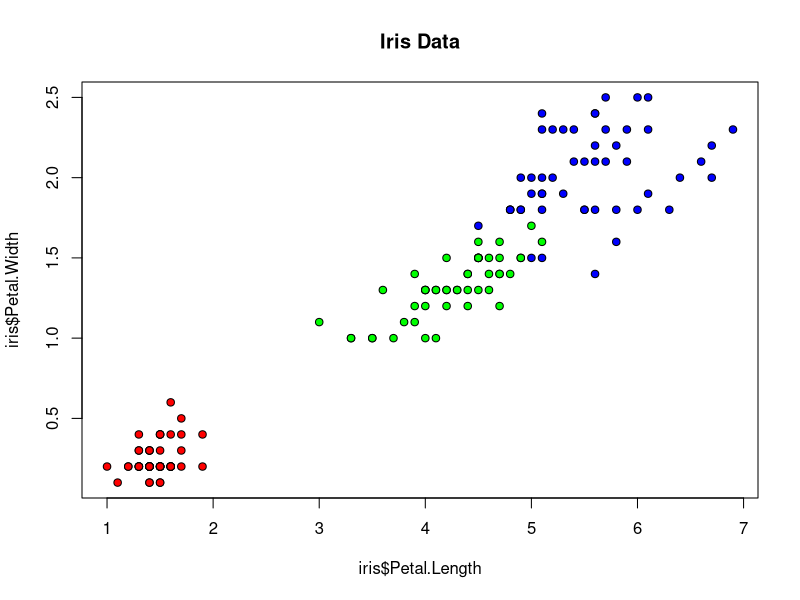
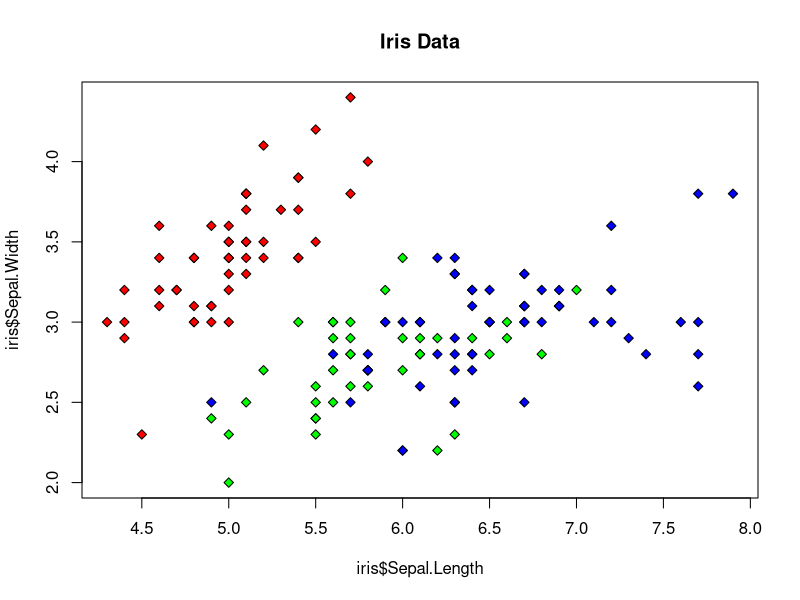
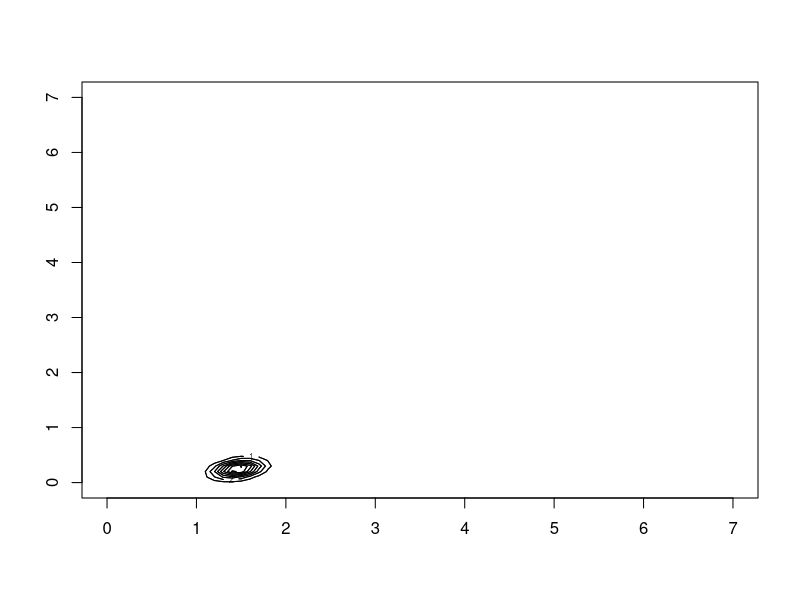
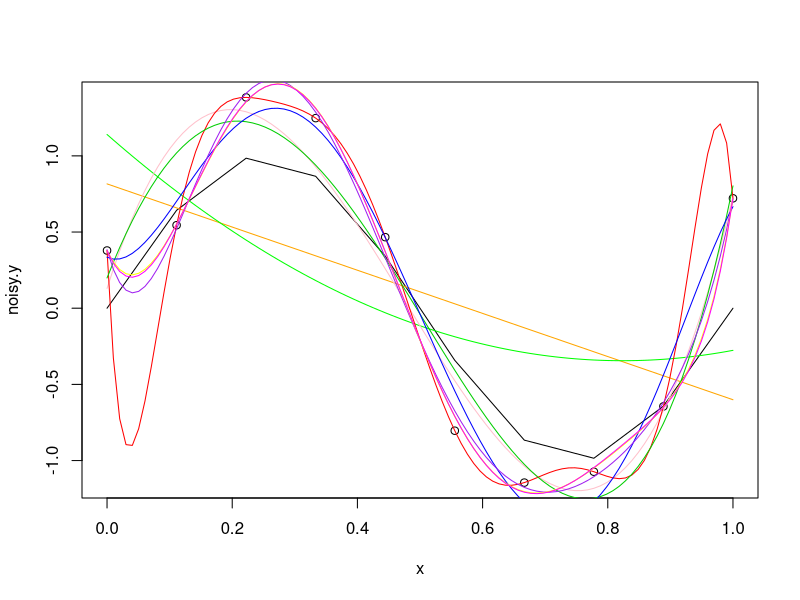
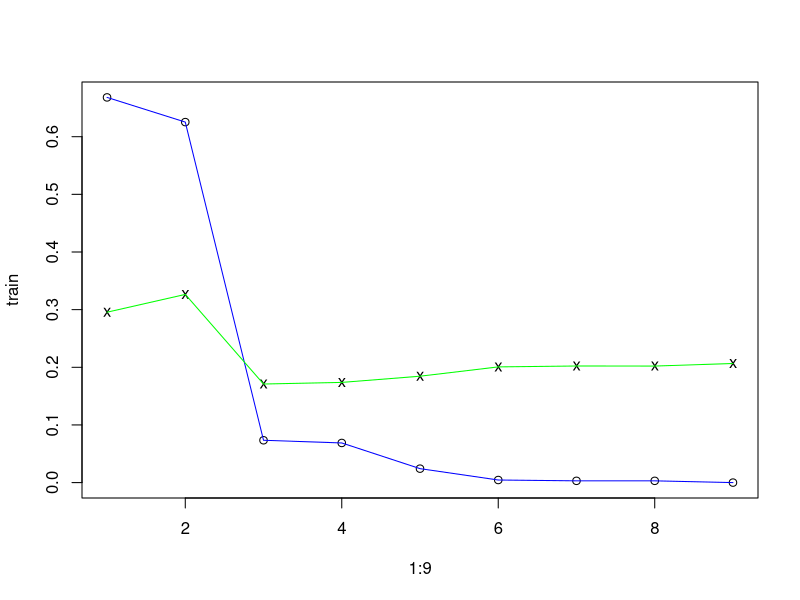

Write the R code that produced these figures, in order.
#mean
setosa_mean_1 <- c(mean(iris $ Sepal.Length[iris$Species=="setosa"]),mean(iris $ Sepal.Width[iris$Species=="setosa"]),mean(iris $ Petal.Length[iris$Species=="setosa"]),mean(iris $ Petal.Width[iris$Species=="setosa"]))
setosa_mean_1

virginica_mean_1 <- c(mean(iris $ Sepal.Length[iris$Species=="virginica"]),mean(iris $ Sepal.Width[iris$Species=="virginica"]),mean(iris $ Petal.Length[iris$Species=="virginica"]),mean(iris $ Petal.Width[iris$Species=="virginica"]))
virginica_mean_1

versicolor_mean_1 <- c(mean(iris $ Sepal.Length[iris$Species=="versicolor"]),mean(iris $ Sepal.Width[iris$Species=="versicolor"]),mean(iris $ Petal.Length[iris$Species=="versicolor"]),mean(iris $ Petal.Width[iris$Species=="versicolor"]))
versicolor_mean_1

setosa_data <- matrix(c(iris $ Sepal.Length[iris$Species=="setosa"],iris $ Sepal.Width[iris$Species=="setosa"],iris $ Petal.Length[iris$Species=="setosa"],iris $ Petal.Width[iris$Species=="setosa"]),ncol=4)
setosa_data

setosa_mean_petal <- c(mean(iris $ Petal.Length[iris$Species=="setosa"]),mean(iris $ Petal.Width[iris$Species=="setosa"]))
setosa_mean_petal

virginica_mean_petal <- c(mean(iris $ Petal.Length[iris$Species=="virginica"]),mean(iris $ Petal.Width[iris$Species=="virginica"]))
virginica_mean_petal

versicolor_mean_petal <- c(mean(iris $ Petal.Length[iris$Species=="versicolor"]),mean(iris $ Petal.Width[iris$Species=="versicolor"]))
versicolor_mean_petal


#covariance
cov_setosa<-cov(setosa_data)

virginica_data <- matrix(c(iris $ Sepal.Length[iris$Species=="virginica"],iris $ Sepal.Width[iris$Species=="virginica"],iris $ Petal.Length[iris$Species=="virginica"],iris $ Petal.Width[iris$Species=="virginica"]),ncol=4)
virginica_data
cov(virginica_data)

versicolor_data <- matrix(c(iris $ Sepal.Length[iris$Species=="versicolor"],iris $ Sepal.Width[iris$Species=="versicolor"],iris $ Petal.Length[iris$Species=="versicolor"],iris $ Petal.Width[iris$Species=="versicolor"]),ncol=4)
versicolor_data
cov(versicolor_data)

#subset
setosa_data_subset <- matrix(c(iris $ Petal.Length[iris$Species=="setosa"],iris $ Petal.Width[iris$Species=="setosa"]),ncol=2)
cov_setosa_petal <- cov(setosa_data_subset)

virginica_data_subset <- matrix(c(iris $ Petal.Length[iris$Species=="virginica"],iris $ Petal.Width[iris$Species=="virginica"]),ncol=2)
cov_virginica_petal <- cov(virginica_data_subset)

versicolor_data_subset <- matrix(c(iris $ Petal.Length[iris$Species=="versicolor"],iris $ Petal.Width[iris$Species=="versicolor"]),ncol=2)
cov_versicolor_petal <- cov(versicolor_data_subset)

#plot
plot(iris$Petal.Length,iris$Petal.Width,pch=21,bg=c("red","green","blue")[unclass(iris$Species)],main="Iris Data")
plot(iris$Sepal.Length,iris$Sepal.Width,pch=23,bg=c("red","green","blue")[unclass(iris$Species)],main="Iris Data")

#gaussian
x <-seq(0,7,0.1)
y <-seq(0,7,0.1)
gaussian_contour <-matrix(NA,nrow=length(x),ncol=length(y))
for(i in 1:length(x)){ for (j in 1:length(y)){ gaussian_contour[i,j]=1/(2*pi*sqrt(det(cov_setosa_petal)))*exp(-0.5*(t(c(x[i],x[j])-setosa_mean_petal)%*%(solve(cov_setosa_petal))%*%(c(x[i],y[j])-setosa_mean_petal)))    }  }
contour(x,y,gaussian_contour)
contour(x,y,gaussian_contour,add=TRUE)

x<-seq(0,1,length=10)
y<-sin(2*pi*x)
set.seed(0)
noisy.y <-y+rnorm(10,sd=0.3)
plot(x,noisy.y)
lines(x,y)

lm9=lm(noisy.y~x+I(x^2)+I(x^3)+I(x^4)+I(x^5)+I(x^6)+I(x^7)+I(x^8)+I(x^9))
coef(lm9)
summary(lm9)

lm8=lm(noisy.y~x+I(x^2)+I(x^3)+I(x^4)+I(x^5)+I(x^6)+I(x^7)+I(x^8))
coef(lm8)
summary(lm8)

lm7=lm(noisy.y~x+I(x^2)+I(x^3)+I(x^4)+I(x^5)+I(x^6)+I(x^7))
coef(lm7)
summary(lm7)

lm6=lm(noisy.y~x+I(x^2)+I(x^3)+I(x^4)+I(x^5)+I(x^6))
coef(lm6)
summary(lm6)

lm5=lm(noisy.y~x+I(x^2)+I(x^3)+I(x^4)+I(x^5))
coef(lm5)
summary(lm5)

lm4=lm(noisy.y~x+I(x^2)+I(x^3)+I(x^4))
coef(lm4)
summary(lm4)

lm3=lm(noisy.y~x+I(x^2)+I(x^3))
coef(lm3)
summary(lm3)

lm2=lm(noisy.y~x+I(x^2))
coef(lm2)
summary(lm2)

lm1=lm(noisy.y~x)
coef(lm1)
summary(lm1)

xplot<-seq(0,1,length=100)
ypredict1<-predict(lm1,newdata=data.frame(x=xplot))
lines(xplot,ypredict1,col="orange")

xplot<-seq(0,1,length=100)
ypredict1<-predict(lm2,newdata=data.frame(x=xplot))
lines(xplot,ypredict1,col="green")

xplot<-seq(0,1,length=100)
ypredict1<-predict(lm3,newdata=data.frame(x=xplot))
lines(xplot,ypredict1,col="pink")

xplot<-seq(0,1,length=100)
ypredict1<-predict(lm9,newdata=data.frame(x=xplot))
lines(xplot,ypredict1,col="red")

xplot<-seq(0,1,length=100)
ypredict1<-predict(lm4,newdata=data.frame(x=xplot))
lines(xplot,ypredict1,col="green3")

xplot<-seq(0,1,length=100)
ypredict1<-predict(lm5,newdata=data.frame(x=xplot))
lines(xplot,ypredict1,col="blue")

xplot<-seq(0,1,length=100)
ypredict1<-predict(lm6,newdata=data.frame(x=xplot))
lines(xplot,ypredict1,col="purple")

xplot<-seq(0,1,length=100)
ypredict1<-predict(lm7,newdata=data.frame(x=xplot))
lines(xplot,ypredict1,col="yellow")

xplot<-seq(0,1,length=100)
ypredict1<-predict(lm8,newdata=data.frame(x=xplot))
lines(xplot,ypredict1,col="magenta")

lms=list(lm1,lm2,lm3,lm4,lm5,lm6,lm7,lm8,lm9)
train=test=rep(0,9)
noisy.y <-y+rnorm(100,sd=0.3)

for(i in 1:9)
{
  train[i]=var(lms[i][[1]]$residual)
}

for(j in 1:9)
{
  test[j]=(1/100)*sum((noisy.y-predict(lms[j][[1]],newdata=data.frame(xplot)))^2)
}

plot(1:9,train)
points(1:9,test,pch="x")
lines(1:9,train,col="blue")
lines(1:9,test,col="green")